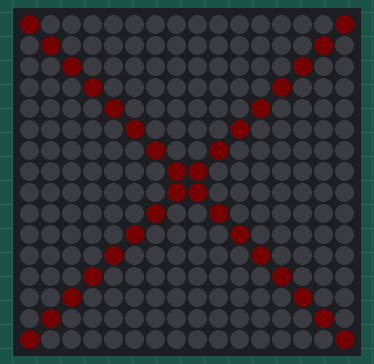
The sketch below on a simulated Arduino Uno, built with avr-gcc and run on an emulated ATmega328P. Parts: 16×16 RGB LED matrix (first LED top left, wired row by row). Dim RGB values are drawn brighter than linear.

Above: at 0.1 s.
At 2.2 s:
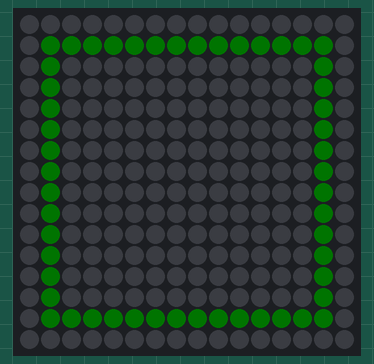
At 4.2 s:
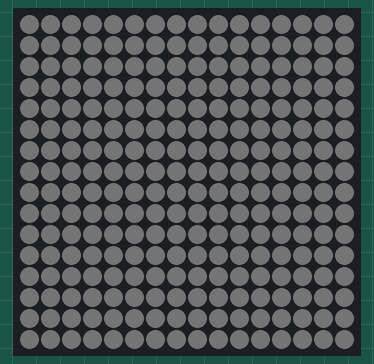
At 5.8 s:
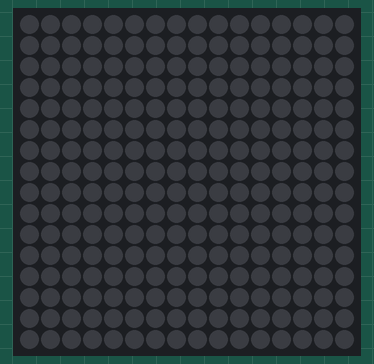

The sketch:

matrixTest.ino
```cpp
// This is a test file for the 16x16 RGB LED Matrix

#include <Adafruit_GFX.h>
#include <Adafruit_NeoMatrix.h>
#include <Adafruit_NeoPixel.h>

#define PIN 7 // Change this to the pin you've connected the matrix to
Adafruit_NeoMatrix matrix = Adafruit_NeoMatrix(16, 16, PIN, NEO_MATRIX_TOP + NEO_MATRIX_LEFT + NEO_MATRIX_COLUMNS + NEO_MATRIX_ZIGZAG, NEO_GRB + NEO_KHZ800);

const uint16_t colors[] = {
    matrix.Color(255, 0, 0), matrix.Color(0, 255, 0), matrix.Color(0, 0, 255)};

void setup()
{
  matrix.begin();
  matrix.setTextWrap(false);
  matrix.setBrightness(1); // help i get blind by this thing :D
}

void loop()
{

  // Draw a red cross
  matrix.fillScreen(0);
  matrix.drawLine(0, 0, matrix.width() - 1, matrix.height() - 1, matrix.Color(255, 0, 0));
  matrix.drawLine(matrix.width() - 1, 0, 0, matrix.height() - 1, matrix.Color(255, 0, 0));
  matrix.show();
  delay(2000);

  // Draw a green border
  matrix.fillScreen(0);
  matrix.drawRect(1, 1, matrix.width() - 2, matrix.height() - 2, matrix.Color(0, 255, 0));
  matrix.show();
  delay(2000);

  // White flash
  for (int i = 0; i < 2; i++)
  {
    matrix.fillScreen(matrix.Color(255, 255, 255));
    matrix.show();
    delay(500);
    matrix.fillScreen(matrix.Color(0, 0, 0));
    matrix.show();
    delay(500);
  }
}
```

Measured:
- by itself, everything shown: repeats every 6.2 s, in 6 steps
- what the display in image 0 shows lasts 2.0 s, from 0.1 s to 2.1 s
- what the display in image 1 shows lasts 2.0 s, from 2.1 s to 4.1 s
- what the display in image 2 shows lasts 0.6 s, from 4.1 s to 4.7 s
